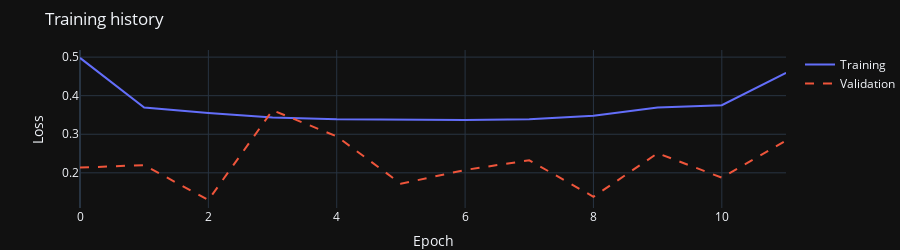
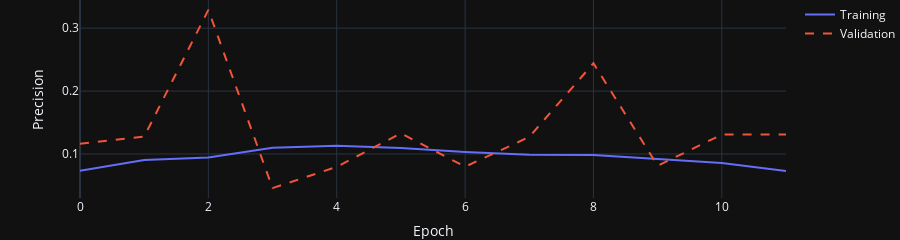
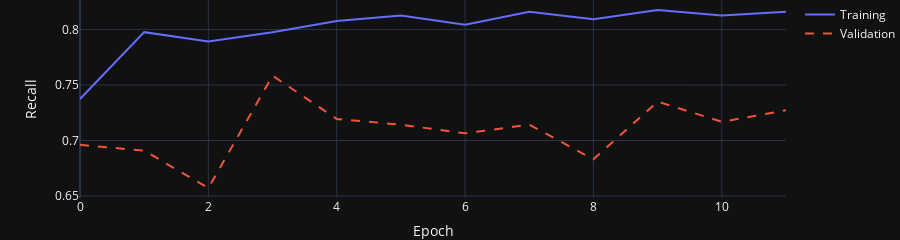
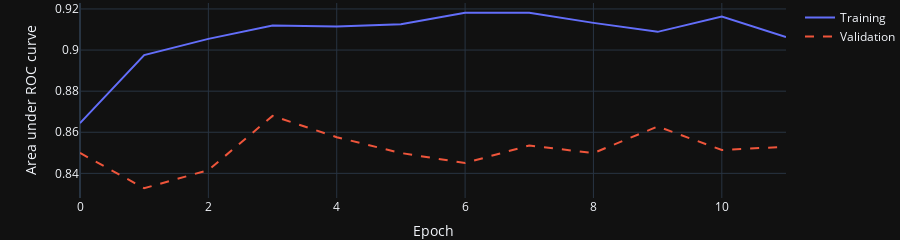

The notebook cell saved with these charts, in order:
### Code cell
res = []

metrics_to_plot = [
    ("loss", "Loss"),
    ("precision", "Precision"),
    ("recall", "Recall"),
    ("auc", "Area under ROC curve"),
    ("prc", "Area under PR curve"),
]
fig = make_subplots(rows=len(metrics_to_plot), cols=1)

for metric, name in metrics_to_plot:
    fig = go.Figure(
        data=[
            go.Scatter(
                x=training_history.epoch,
                y=training_history.history[metric],
                mode="lines",
                name="Training",
            ),
            go.Scatter(
                x=training_history.epoch,
                y=training_history.history["val_" + metric],
                mode="lines",
                line={"dash": "dash"},
                name="Validation",
            ),
        ]
    )
    fig.update_yaxes(title=name)
    fig.update_xaxes(title="Epoch")

    if (metric, name) == metrics_to_plot[0]:
        fig.update_layout(
            height=250, title="Training history", margin={"b": 0, "t": 50}
        )
    else:
        fig.update_layout(height=200, margin={"b": 0, "t": 0})
    fig.show()

### Figure 1 — Plotly figure (JSON) as saved in the notebook; plotly's stock layout.template omitted (floating-point values rounded to 4 significant figures)
{"data": [{"mode": "lines", "name": "Training", "x": [0, 1, 2, 3, 4, 5, 6, 7, 8, 9, 10, 11], "y": [0.4979, 0.3694, 0.3553, 0.3433, 0.3387, 0.3378, 0.3373, 0.3386, 0.3482, 0.3694, 0.3752, 0.4592], "type": "scatter"}, {"line": {"dash": "dash"}, "mode": "lines", "name": "Validation", "x": [0, 1, 2, 3, 4, 5, 6, 7, 8, 9, 10, 11], "y": [0.2137, 0.22, 0.1293, 0.3622, 0.2945, 0.1717, 0.2074, 0.2325, 0.138, 0.2509, 0.1873, 0.2838], "type": "scatter"}], "layout": {"yaxis": {"title": {"text": "Loss"}}, "xaxis": {"title": {"text": "Epoch"}}, "margin": {"b": 0, "t": 50}, "height": 250, "title": {"text": "Training history"}}}

### Figure 2 — Plotly figure (JSON) as saved in the notebook; plotly's stock layout.template omitted (floating-point values rounded to 4 significant figures)
{"data": [{"mode": "lines", "name": "Training", "x": [0, 1, 2, 3, 4, 5, 6, 7, 8, 9, 10, 11], "y": [0.07322, 0.0906, 0.09429, 0.11, 0.1131, 0.1094, 0.1032, 0.09877, 0.09825, 0.09156, 0.08584, 0.07293], "type": "scatter"}, {"line": {"dash": "dash"}, "mode": "lines", "name": "Validation", "x": [0, 1, 2, 3, 4, 5, 6, 7, 8, 9, 10, 11], "y": [0.1162, 0.1276, 0.329, 0.04578, 0.07953, 0.1329, 0.07974, 0.1271, 0.2442, 0.08125, 0.1309, 0.1311], "type": "scatter"}], "layout": {"yaxis": {"title": {"text": "Precision"}}, "xaxis": {"title": {"text": "Epoch"}}, "margin": {"b": 0, "t": 0}, "height": 200}}

### Figure 3 — Plotly figure (JSON) as saved in the notebook; plotly's stock layout.template omitted (floating-point values rounded to 4 significant figures)
{"data": [{"mode": "lines", "name": "Training", "x": [0, 1, 2, 3, 4, 5, 6, 7, 8, 9, 10, 11], "y": [0.7375, 0.7977, 0.7893, 0.7977, 0.8077, 0.8127, 0.8043, 0.8161, 0.8094, 0.8177, 0.8127, 0.8161], "type": "scatter"}, {"line": {"dash": "dash"}, "mode": "lines", "name": "Validation", "x": [0, 1, 2, 3, 4, 5, 6, 7, 8, 9, 10, 11], "y": [0.6961, 0.6909, 0.6571, 0.7584, 0.7195, 0.7143, 0.7065, 0.7143, 0.6831, 0.7351, 0.7169, 0.7273], "type": "scatter"}], "layout": {"yaxis": {"title": {"text": "Recall"}}, "xaxis": {"title": {"text": "Epoch"}}, "margin": {"b": 0, "t": 0}, "height": 200}}

### Figure 4 — Plotly figure (JSON) as saved in the notebook; plotly's stock layout.template omitted (floating-point values rounded to 4 significant figures)
{"data": [{"mode": "lines", "name": "Training", "x": [0, 1, 2, 3, 4, 5, 6, 7, 8, 9, 10, 11], "y": [0.8644, 0.8976, 0.9054, 0.912, 0.9115, 0.9126, 0.9181, 0.9182, 0.9132, 0.9089, 0.9163, 0.9063], "type": "scatter"}, {"line": {"dash": "dash"}, "mode": "lines", "name": "Validation", "x": [0, 1, 2, 3, 4, 5, 6, 7, 8, 9, 10, 11], "y": [0.85, 0.8328, 0.8416, 0.868, 0.8576, 0.8499, 0.845, 0.8536, 0.8499, 0.8628, 0.8514, 0.8529], "type": "scatter"}], "layout": {"yaxis": {"title": {"text": "Area under ROC curve"}}, "xaxis": {"title": {"text": "Epoch"}}, "margin": {"b": 0, "t": 0}, "height": 200}}
